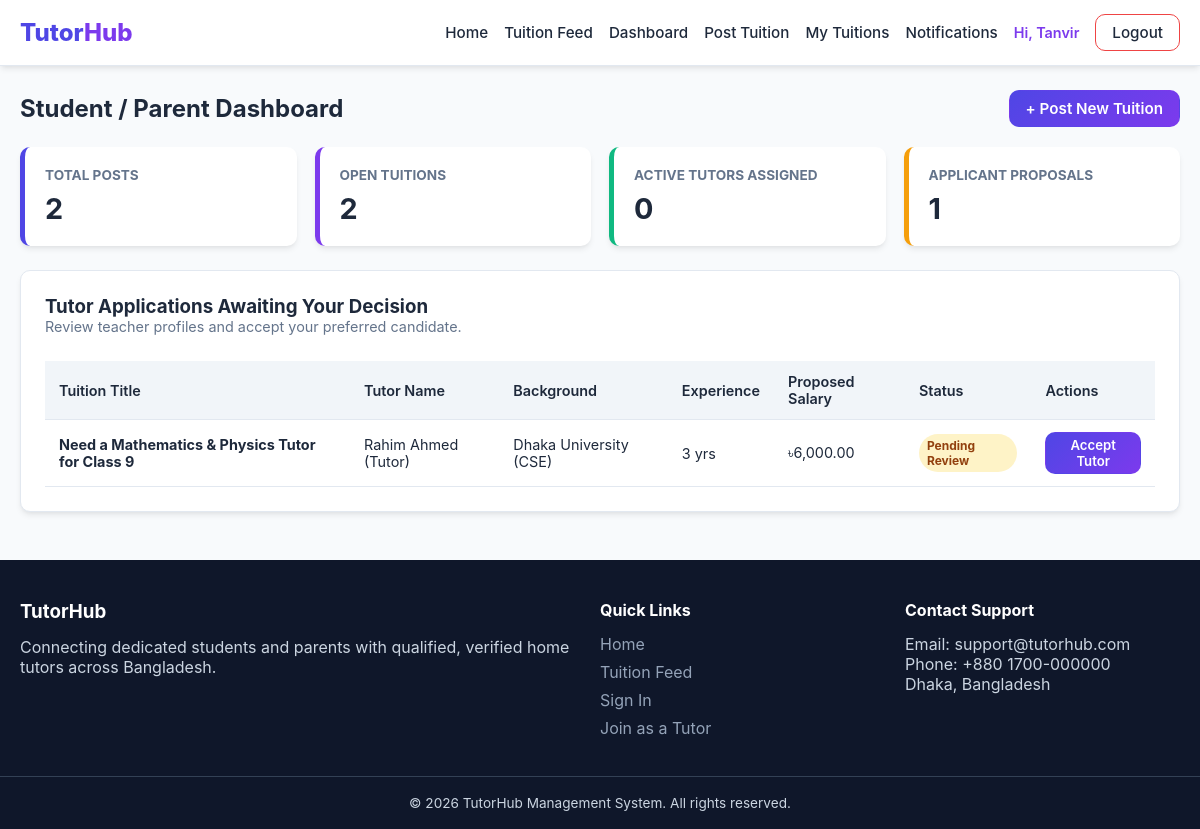
Screenshot of /student-dashboard.php (signed in) with the database file from the repository.
### tables this page shows
CREATE TABLE `applications` (
  `id` INT AUTO_INCREMENT PRIMARY KEY,
  `tuition_id` INT NOT NULL,
  `teacher_id` INT NOT NULL,
  `application_message` TEXT NOT NULL,
  `relevant_experience` TEXT,
  `proposed_salary` DECIMAL(10,2) NOT NULL,
  `available_days` VARCHAR(150) NOT NULL,
  `application_status` ENUM('Pending Review', 'Shortlisted', 'Approved', 'Rejected', 'Withdrawn') DEFAULT 'Pending Review',
  `admin_note` TEXT NULL,
  `created_at` TIMESTAMP DEFAULT CURRENT_TIMESTAMP,
  UNIQUE KEY `unique_tuition_teacher` (`tuition_id`, `teacher_id`),
  FOREIGN KEY (`tuition_id`) REFERENCES `tuition_posts`(`id`) ON DELETE CASCADE,
  FOREIGN KEY (`teacher_id`) REFERENCES `users`(`id`) ON DELETE CASCADE
);

CREATE TABLE `tuition_posts` (
  `id` INT AUTO_INCREMENT PRIMARY KEY,
  `student_id` INT NOT NULL,
  `title` VARCHAR(200) NOT NULL,
  `student_name` VARCHAR(100) NOT NULL,
  `student_class` VARCHAR(50) NOT NULL,
  `institution_name` VARCHAR(150),
  `location` VARCHAR(100) NOT NULL,
  `tutoring_days_per_week` INT NOT NULL,
  `preferred_days` VARCHAR(150) NOT NULL,
  `preferred_time` VARCHAR(100) NOT NULL,
  `teaching_method` ENUM('Home Tutoring', 'Online Tutoring', 'Both') DEFAULT 'Home Tutoring',
  `monthly_salary` DECIMAL(10,2) NOT NULL,
  `preferred_tutor_gender` ENUM('Any', 'Male', 'Female') DEFAULT 'Any',
  `additional_requirements` TEXT,
  `approval_status` ENUM('pending', 'approved', 'rejected') DEFAULT 'pending',
  `tuition_status` ENUM('open', 'assigned', 'closed') DEFAULT 'open',
  `created_at` TIMESTAMP DEFAULT CURRENT_TIMESTAMP,
  FOREIGN KEY (`student_id`) REFERENCES `users`(`id`) ON DELETE CASCADE
);

CREATE TABLE `users` (
  `id` INT AUTO_INCREMENT PRIMARY KEY,
  `full_name` VARCHAR(100) NOT NULL,
  `email` VARCHAR(100) NOT NULL UNIQUE,
  `phone` VARCHAR(20) NOT NULL,
  `password_hash` VARCHAR(255) NOT NULL,
  `role` ENUM('student', 'teacher', 'admin') NOT NULL,
  `account_status` ENUM('active', 'suspended') DEFAULT 'active',
  `created_at` TIMESTAMP DEFAULT CURRENT_TIMESTAMP
);

CREATE TABLE `teacher_profiles` (
  `id` INT AUTO_INCREMENT PRIMARY KEY,
  `user_id` INT NOT NULL,
  `university_name` VARCHAR(150),
  `department` VARCHAR(100),
  `qualification` VARCHAR(100),
  `current_year_or_semester` VARCHAR(50),
  `graduation_year` INT NULL,
  `experience_years` INT DEFAULT 0,
  `bio` TEXT,
  `expected_salary_min` DECIMAL(10,2) DEFAULT 0.00,
  `expected_salary_max` DECIMAL(10,2) DEFAULT 0.00,
  `preferred_location` VARCHAR(100),
  `teaching_method` ENUM('Home Tutoring', 'Online Tutoring', 'Both') DEFAULT 'Both',
  `verification_status` ENUM('unverified', 'verified', 'rejected') DEFAULT 'unverified',
  `profile_photo` VARCHAR(255) DEFAULT 'default-avatar.png',
  FOREIGN KEY (`user_id`) REFERENCES `users`(`id`) ON DELETE CASCADE
);

### student-dashboard.php (the view, shortened to what this page needs)
<?php
require_once 'config/database.php';
require_once 'includes/functions.php';
$student_id = $_SESSION['user_id'];
require_once 'includes/header.php';
$total_posts = $conn->query("SELECT COUNT(*) AS total FROM tuition_posts WHERE student_id = {$student_id}")->fetch_assoc()['total'];
$active_posts = $conn->query("SELECT COUNT(*) AS total FROM tuition_posts WHERE student_id = {$student_id} AND tuition_status = 'open'")->fetch_assoc()['total'];
$total_assigned = $conn->query("SELECT COUNT(*) AS total FROM tutor_assignments WHERE student_id = {$student_id} AND assignment_status = 'active'")->fetch_assoc()['total'];
$apps_stmt = $conn->prepare("SELECT a.*, u.full_name as teacher_name, tp.university_name, tp.department, tp.experience_years, t.title as tuition_title
                             FROM applications a
                             JOIN users u ON a.teacher_id = u.id
                             JOIN teacher_profiles tp ON u.id = tp.user_id
                             JOIN tuition_posts t ON a.tuition_id = t.id
                             WHERE t.student_id = ? AND a.application_status IN ('Pending Review', 'Shortlisted')
                             ORDER BY a.created_at DESC");
$apps_stmt->bind_param("i", $student_id);
$apps_stmt->execute();
$applications = $apps_stmt->get_result();
?>
<div style="display: flex; justify-content: space-between; align-items: center; margin-bottom: 20px;">
    <h2>Student / Parent Dashboard</h2>
    <a href="create-tuition.php" class="btn btn-primary">+ Post New Tuition</a>
</div>
<div class="grid-cols-4">
    <div class="stat-card">
        <h3>Total Posts</h3>
        <p><?= $total_posts; ?></p>
    </div>
    <div class="stat-card" style="border-left-color: var(--secondary);">
        <h3>Open Tuitions</h3>
        <p><?= $active_posts; ?></p>
    </div>
    <div class="stat-card" style="border-left-color: var(--success);">
        <h3>Active Tutors Assigned</h3>
        <p><?= $total_assigned; ?></p>
    </div>
    <div class="stat-card" style="border-left-color: var(--warning);">
        <h3>Applicant Proposals</h3>
        <p><?= $applications->num_rows; ?></p>
    </div>
</div>
<div class="card">
    <h3>Tutor Applications Awaiting Your Decision</h3>
    <p style="color: var(--text-muted); font-size: 0.9rem; margin-bottom: 16px;">Review teacher profiles and accept your preferred candidate.</p>
    <div class="table-responsive">
        <table class="table">
            <thead>
                <tr>
                    <th>Tuition Title</th>
                    <th>Tutor Name</th>
                    <th>Background</th>
                    <th>Experience</th>
                    <th>Proposed Salary</th>
                    <th>Status</th>
                    <th>Actions</th>
                </tr>
            </thead>
            <tbody>
                <?php if ($applications->num_rows > 0): ?>
                    <?php while($app = $applications->fetch_assoc()): ?>
                        <tr>
                            <td><strong><?= htmlspecialchars($app['tuition_title']); ?></strong></td>
                            <td><?= htmlspecialchars($app['teacher_name']); ?></td>
                            <td><?= htmlspecialchars($app['university_name']); ?> (<?= htmlspecialchars($app['department']); ?>)</td>
                            <td><?= (int)$app['experience_years']; ?> yrs</td>
                            <td><?= format_taka($app['proposed_salary']); ?></td>
                            <td><?= get_status_badge($app['application_status']); ?></td>
                            <td>
                                <form action="actions/application-action.php" method="POST" style="display:inline;">
                                    <button type="submit" class="btn btn-primary btn-sm btn-confirm-action" data-prompt="Confirm selection: This will assign this tutor to your tuition and close applications.">Accept Tutor</button>
                                </form>
                            </td>
                        </tr>
                    <?php endwhile; ?>
                <?php else: ?>
                    <tr>
                        <td colspan="7" style="text-align: center; color: var(--text-muted); padding: 20px;">No pending tutor applications at this time.</td>
                    </tr>
                <?php endif; ?>
            </tbody>
        </table>
    </div>
</div>
<?php
require_once 'includes/footer.php';
?>

### functions.php (shortened to what this page needs)
<?php
function format_taka($amount) {
    return '৳' . number_format($amount, 2);
}
function get_status_badge($status) {
    $status_clean = strtolower(str_replace(' ', '-', $status));
    return "<span class='badge badge-{$status_clean}'>" . htmlspecialchars($status) . "</span>";
}

### style.css (style rules this page uses)
:root { --primary: #4f46e5; --primary-hover: #4338ca; --secondary: #7c3aed; --bg-main: #f8fafc; --surface: #ffffff; --text-main: #1e293b; --text-muted: #64748b; --border: #e2e8f0; --success: #10b981; --warning: #f59e0b; --danger: #ef4444; --shadow: 0 4px 6px -1px rgba(0, 0, 0, 0.08), 0 2px 4px -2px rgba(0, 0, 0, 0.05); --radius: 10px; }
* { box-sizing: border-box; margin: 0; padding: 0; font-family: -apple-system, BlinkMacSystemFont, "Segoe UI", Roboto, Helvetica, Arial, sans-serif; }
body { background-color: var(--bg-main); color: var(--text-main); display: flex; flex-direction: column; min-height: 100vh; }
.btn { display: inline-block; padding: 8px 16px; border-radius: var(--radius); text-decoration: none; font-size: 0.95rem; font-weight: 600; cursor: pointer; border: 1px solid transparent; text-align: center; }
.btn-primary { background: linear-gradient(135deg, var(--primary), var(--secondary)); color: #fff; }
.btn-sm { padding: 4px 10px; font-size: 0.825rem; }
.card { background: var(--surface); border-radius: var(--radius); border: 1px solid var(--border); box-shadow: var(--shadow); padding: 24px; margin-bottom: 24px; }
.grid-cols-4 { display: grid; grid-template-columns: repeat(auto-fit, minmax(220px, 1fr)); gap: 18px; margin-bottom: 24px; }
.stat-card { background: var(--surface); padding: 20px; border-radius: var(--radius); border-left: 5px solid var(--primary); box-shadow: var(--shadow); }
.stat-card h3 { font-size: 0.85rem; color: var(--text-muted); text-transform: uppercase; margin-bottom: 8px; }
.stat-card p { font-size: 1.8rem; font-weight: 700; color: var(--text-main); }
.badge { display: inline-block; padding: 4px 8px; font-size: 0.75rem; font-weight: 700; border-radius: 999px; text-transform: capitalize; }
.badge-pending, .badge-pending-review { background: #fef3c7; color: #92400e; }
.table-responsive { width: 100%; overflow-x: auto; }
.table { width: 100%; border-collapse: collapse; margin-top: 10px; font-size: 0.9rem; }
.table th, .table td { padding: 12px 14px; text-align: left; border-bottom: 1px solid var(--border); }
.table th { background: #f1f5f9; font-weight: 600; }

### rows the page displays
applications: tuition.title "Need a Mathematics & Physics Tutor for Class 9", teacher.full_name "Rahim Ahmed (Tutor)", teacher_profiles.university_name "Dhaka University", teacher_profiles.department "CSE", teacher_profiles.experience_years "3", proposed_salary "৳6,000.00", application_status "Pending Review"

### other values shown
explode(' ', $user_name)[0] "Tanvir"
$total_posts "2"
$active_posts "2"
$total_assigned "0"
$applications->num_rows "1"
